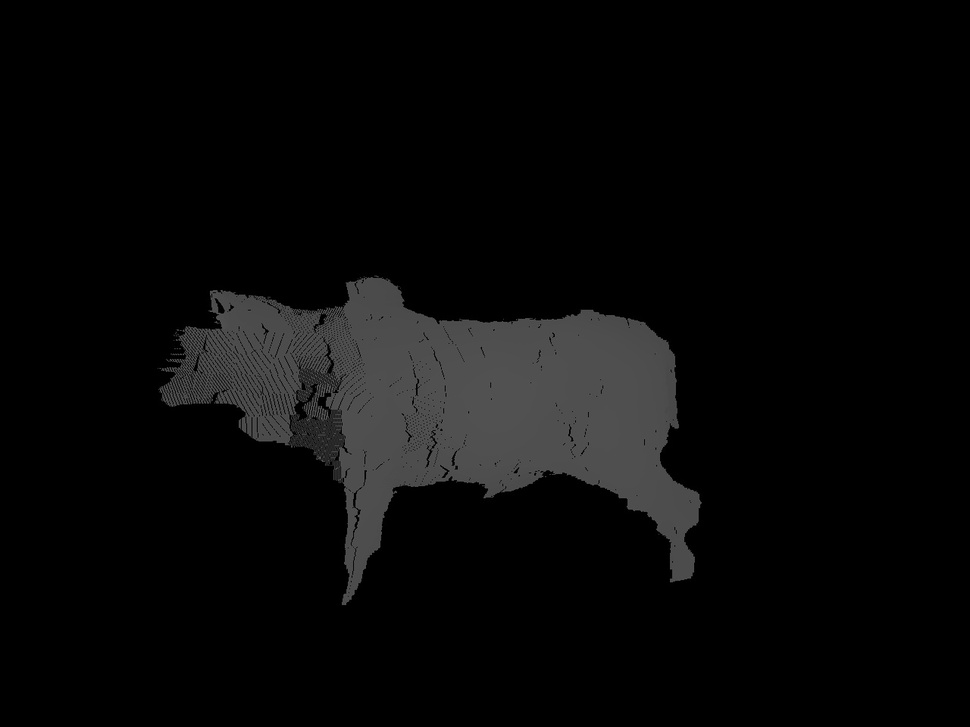
#> input picture in/02-07-2015_08-48-40-1_48-disparityMap.jpg, 970 x 727 px, shrunk from 1280 x 960 before the run; its folder holds only this picture in this run
$ python wavelet.py
#> lines starting #> are read from the running program, lines starting #| are printed output that depends on the picture
# -*- coding: utf-8 -*-
print("Importando libs")
import pywt
import cv2
import numpy as np
import glob

'''
Wavelets
https://www.mathworks.com/help/wavelet/ref/waveletfamilies.html?requestedDomain=www.mathworks.com
===================================
Haar              		haar
Daubechies        		db
Symlets           		sym
Coiflets          		coif
BiorSplines       		bior
ReverseBior       		rbio
Meyer             		meyr
DMeyer            		dmey
Gaussian          		gaus
Mexican_hat       		mexh
Morlet            		morl
Complex Gaussian  		cgau
Shannon           		shan
Frequency B-Spline		fbsp
Complex Morlet    		cmor
===================================
'''

print("Executando")

print("Lendo diretorio")
files = glob.glob("in/*.jpg")

# Read the two image
#I1 = cv2.imread('i1.bmp',0)
# First: Do wavelet transform on each image
wavelets = ["haar","db","sym","coif",
"bior","rbio","meyr","dmey","gaus","mexh",
"morl","cgau","shan","fbsp","cmor",
"db1","db2","db3","db4",
"db5","db6","db7","db8",
"db9","db10"
]

def funcaofeia(p_wavelet,p_name,I1):
	wavelet = p_wavelet#wavelets[0]#'db1'


	cooef1 = pywt.wavedec2(I1[:,:], wavelet)

	'''
	for a in range(len(cooef1)):
		print(len(cooef1[a]))

	print("IMAGEM")
	print(I1[:,:])

	print("PRIMEIRA LINHA")
	print(cooef1[0][0])
	print(cooef1[0][1])

	print("SEGUNDA LINHA")

	print(cooef1[1][0])
	print(cooef1[1][1])
	print(cooef1[1][2])
	'''

	# for line in cooef1:
	# 	for cell in line:
	# 		if(cell != 0):
	# 			pass

	fusedImage = pywt.waverec2(cooef1, wavelet)

	'''

	print("IMAGEM FUDIDA")
	print(len(fusedImage))

	countLine = 0
	countCol = 0
	countGeral = 0

	print("Elementos não nulos por linha")

	for line in fusedImage:
		countLine = 0
		for cell in line:
			if(cell != 0):
				countLine +=1
		#print(countLine)
		countGeral +=countLine
		if(countLine != 0):
			countCol +=1

	print("COUNT GERAL=>",countGeral)
	print("COUNT LINE =>",countCol)
	print("ZERO LINE =>", len(fusedImage)-countCol)
	'''

	# MAGIA DO STACK
	# Forth: normmalize values to be in uint8
	fusedImage = np.multiply(np.divide(fusedImage - np.min(fusedImage),(np.max(fusedImage) - np.min(fusedImage))),255)
	fusedImage = fusedImage.astype(np.uint8)

	cv2.imwrite(p_name+"-XABLAU.jpg",fusedImage)

	#print(len(cooef1))

	cooef2 = pywt.dwt(I1[:,:], wavelet)
	# [7 lines of commented-out code are left out]

	cv2.imwrite(p_name+"-Digital-BIGODINHO-0.jpg",cooef2[0])
	cv2.imwrite(p_name+"-Digital-BIGODINHO-1.jpg",cooef2[1])

	#cv2.imwrite(p_name+"-Anal-DANONINHO-0.jpg",cooef3[0])
	#cv2.imwrite(p_name+"-Anal-DANONINHO-1.jpg",cooef3[1])


for boi in files:
	print("===================> RODANDO IMAGEM "+ boi)
	img1 = cv2.imread(boi,0)
#> img1 is the input picture: shape (727, 970); min 0, max 101, mean 8.7

	for suamae in wavelets:
		print("================> RODANDO WAVELET "+ suamae)
		try:
			funcaofeia(suamae,"img\\"+boi[3:-4]+"-"+suamae,img1)
		except Exception as e:
			print("Mascou a "+suamae)
			print(e)
#> this loop made 25 passes
#> pass 1, in funcaofeia, `fusedImage = pywt.waverec2(cooef1, wavelet)`:
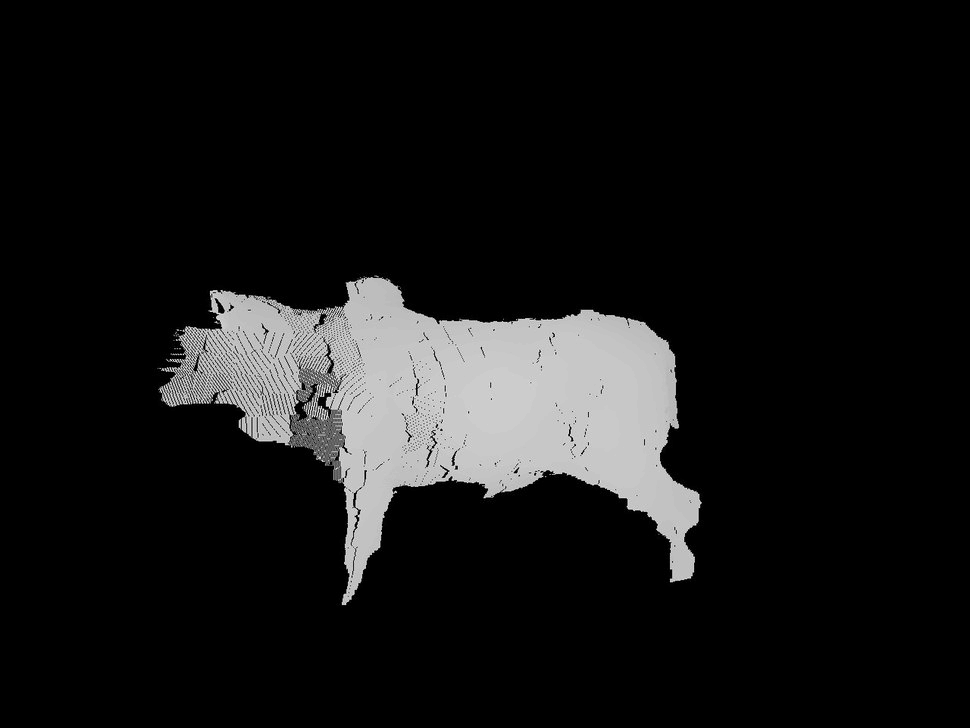
#> fusedImage: shape (728, 970) float64; min -3.55e-15, max 101, mean 8.7; drawn with min black and max white
#> pass 1, in funcaofeia, `cv2.imwrite(p_name+"-Digital-BIGODINHO-0.jpg",cooef2[0])`:
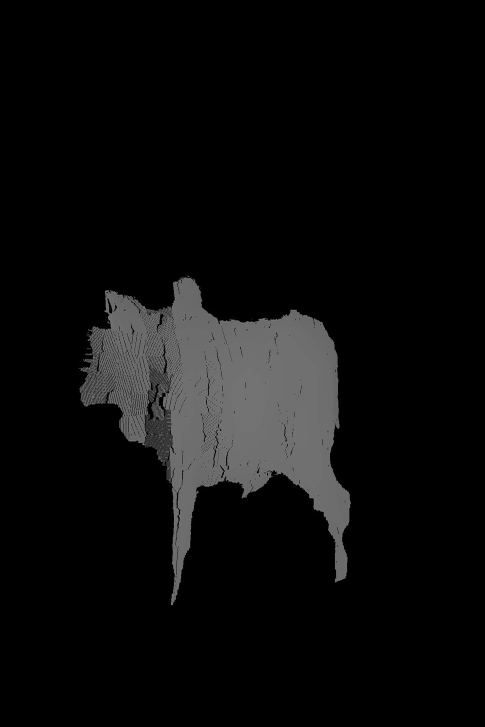
#> saved as 02-07-2015_08-48-40-1_48-disparityMap-haar-Digital-BIGODINHO-0.jpg: shape (727, 485); min 0, max 127, mean 12.4

#for a in range(len(cooef2)):
#	print(len(cooef2[a]))
